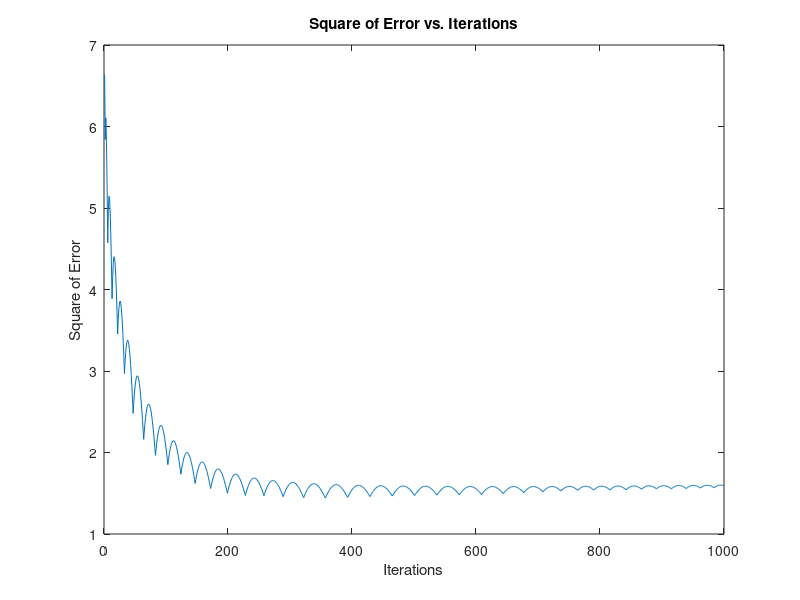

This chart was generated by the following MATLAB code:
P=[0, 1, 2, 3, 4, 5, 6, 7, 8, 9, 10];
T = [0, 1, 2, 3, 4, 3, 2, 1, 2, 3, 4];
m= 0;
b = 0;
alpha = 0.01;
iterations= 1000;
W=[0,0]';
W1 = W(1,1);
W2 = W(2,1);
errors1=zeros(1, iterations);
errors2 = zeros(1, iterations);
for i= 1:iterations
Y_pred= m*P+b;
error= (T- Y_pred);
gradient_m =-2*sum(error.*P);
gradient_b =-2*sum(error);
W1= W1+ alpha*[-gradient_m^2, 0; 0, -gradient_b^2];
W2 =W2+ alpha*[gradient_m^2, 0; 0, gradient_b^2];
m=m-(alpha/ sqrt(W1(1, 1)))*gradient_m;
b=b-(alpha/ sqrt(W2(2, 2)))*gradient_b;
errors1(i)=mean(error.^2);
end
plot (1: iterations, errors1);
xlabel('Iterations');
ylabel('Square of Error');
title('Square of Error vs. Iterations');
disp(['Final slope (m): ', num2str(m)]);
disp(['Final y-intercept (b): ', num2str(b)]);
